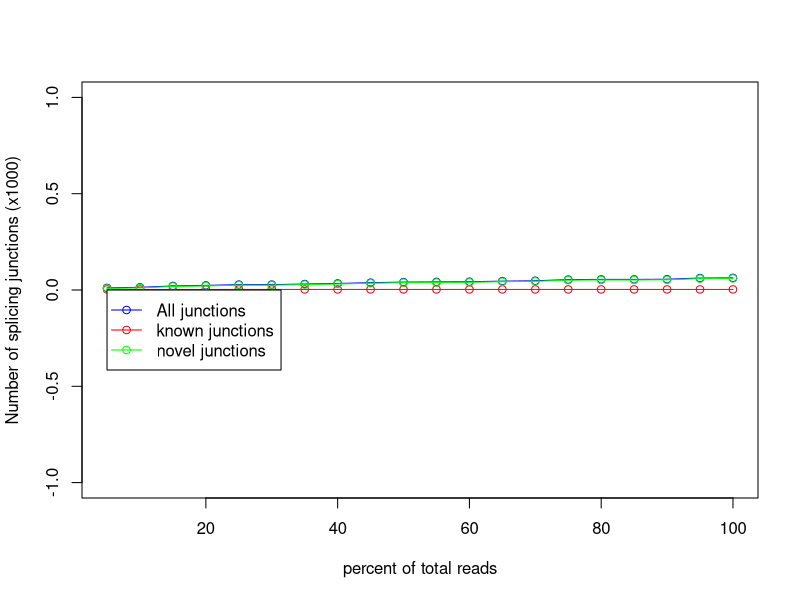

Source code (R):
pdf('RAP1_IAA_30M_REP1.junctionSaturation_plot.pdf')
x=c(5,10,15,20,25,30,35,40,45,50,55,60,65,70,75,80,85,90,95,100)
y=c(3,3,3,3,3,3,3,3,3,3,3,3,3,3,3,3,3,3,3,3)
z=c(11,14,21,24,28,28,31,34,38,41,42,43,46,48,54,55,55,56,62,63)
w=c(8,11,18,21,25,25,28,31,35,38,39,40,43,45,51,52,52,53,59,60)
m=max(0,0,0)
n=min(0,0,0)
plot(x,z/1000,xlab='percent of total reads',ylab='Number of splicing junctions (x1000)',type='o',col='blue',ylim=c(n,m))
points(x,y/1000,type='o',col='red')
points(x,w/1000,type='o',col='green')
legend(5,0, legend=c("All junctions","known junctions", "novel junctions"),col=c("blue","red","green"),lwd=1,pch=1)
dev.off()
